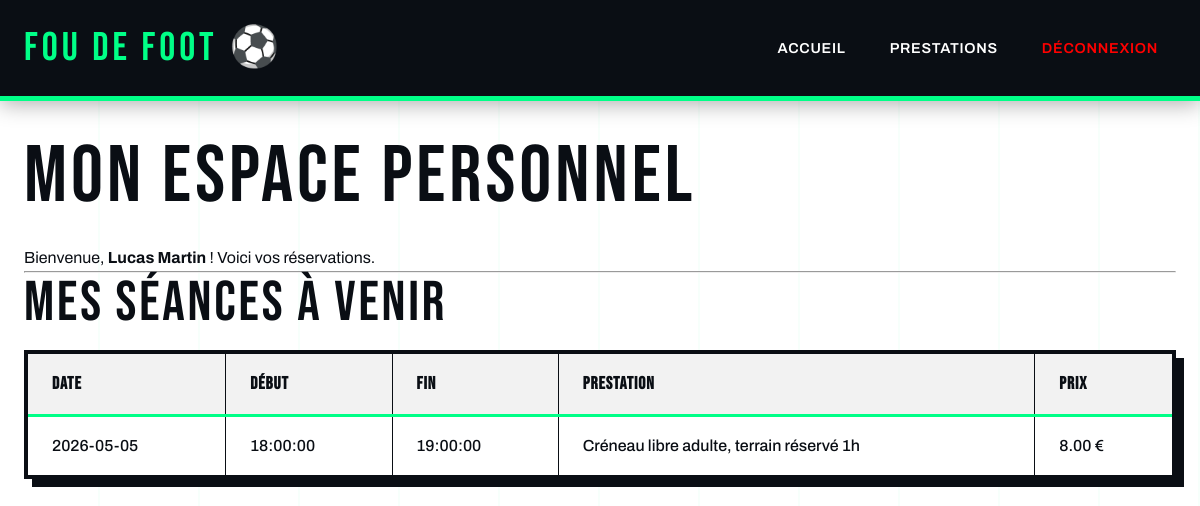
The page /pages/Membre/dashboard.php (signed in) on the database its author committed.
### tables this page shows
CREATE TABLE SEANCE (
    id_seance INT AUTO_INCREMENT PRIMARY KEY,
    date_seance DATE NOT NULL,
    heure_debut TIME NOT NULL,
    heure_fin TIME NOT NULL,
    code_prestation VARCHAR(20),
    CONSTRAINT fk_seance_prestation FOREIGN KEY (code_prestation)
        REFERENCES PRESTATION(code_prestation) ON DELETE CASCADE
);

CREATE TABLE PRESTATION (
    code_prestation VARCHAR(20) PRIMARY KEY,
    description TEXT,
    nb_places_max INT NOT NULL DEFAULT 20,
    prix DECIMAL(8,2) NOT NULL DEFAULT 0,
    age_limite INT DEFAULT 0,
    id_type INT,
    CONSTRAINT fk_prestation_type FOREIGN KEY (id_type)
        REFERENCES TYPE_PRESTATION(id_type) ON DELETE SET NULL
);

### pages/Membre/dashboard.php (the view, shortened to what this page needs)
<?php
require_once '../../database.php';
$id_adherent = $_SESSION['adherent_id'];
$prenom = $_SESSION['prenom'];
$nom = $_SESSION['nom'];
$sql = "SELECT SEANCE.date_seance, SEANCE.heure_debut, SEANCE.heure_fin, PRESTATION.description, PRESTATION.prix
        FROM RESERVATION
        INNER JOIN SEANCE ON RESERVATION.id_seance = SEANCE.id_seance
        INNER JOIN PRESTATION ON SEANCE.code_prestation = PRESTATION.code_prestation
        WHERE RESERVATION.id_adherent = ?
        ORDER BY SEANCE.date_seance ASC";
$requete = $pdo->prepare($sql);
$requete->execute([$id_adherent]);
$reservations = $requete->fetchAll();
?>
<!DOCTYPE html>
<html lang="fr">
<head>
    <link rel="stylesheet" href="../../styles/fdf-modern.css">
</head>
<body>
    <nav>
        <div class="nav-container">
            <a href="../../index.php" class="nav-logo">FOU DE FOOT</a>
            <ul class="nav-links">
                <li><a href="../../index.php">Accueil</a></li>
                <li><a href="../Prestation/prestation.php">Prestations</a></li>
                <li><a href="../Connexion/deconnexion.php" style="color: red;">Déconnexion</a></li>
            </ul>
        </div>
    </nav>
    <div class="container" style="padding-top: 2rem;">
        <h1>Mon Espace Personnel</h1>
        <p>Bienvenue, <strong><?php echo $prenom . ' ' . $nom; ?></strong> ! Voici vos réservations.</p>
        <hr>
        <h2>Mes Séances à venir</h2>
        <?php
        if (count($reservations) == 0) {
        ?>
            <p>Vous n'avez aucune réservation pour le moment.</p>
        <?php
        } else {
        ?>
            <table border="1" cellpadding="10" style="width: 100%; border-collapse: collapse; margin-top: 15px;">
                <tr style="background-color: #f2f2f2;">
                    <th>Date</th>
                    <th>Début</th>
                    <th>Fin</th>
                    <th>Prestation</th>
                    <th>Prix</th>
                </tr>
                <?php foreach ($reservations as $r) { ?>
                <tr>
                    <td><?php echo $r['date_seance']; ?></td>
                    <td><?php echo $r['heure_debut']; ?></td>
                    <td><?php echo $r['heure_fin']; ?></td>
                    <td><?php echo $r['description']; ?></td>
                    <td><?php echo $r['prix']; ?> €</td>
                </tr>
                <?php } ?>
            </table>
        <?php } ?>
    </div>
</body>
</html>

### styles/fdf-modern.css (style rules this page uses)
:root { --vert-terrain: #00FF87; --vert-fonce: #00B359; --noir-profond: #0A0E14; --blanc-pur: #FFFFFF; --gris-beton: #2D3748; --gris-clair: #E2E8F0; --orange-energie: #FF6B35; --jaune-flash: #FFD23F; --rouge-danger: #E53E3E; --font-display: 'Bebas Neue', sans-serif; --font-body: 'Archivo', sans-serif; --spacing-xs: 0.5rem; --spacing-sm: 1rem; --spacing-md: 1.5rem; --spacing-lg: 2.5rem; --spacing-xl: 4rem; --shadow-brutal: 8px 8px 0 var(--noir-profond); --shadow-hover: 12px 12px 0 var(--noir-profond); --transition: all 0.3s cubic-bezier(0.34, 1.56, 0.64, 1); }
*, *::before, *::after { box-sizing: border-box; margin: 0; padding: 0; }
html { scroll-behavior: smooth; }
body { font-family: var(--font-body); background: var(--blanc-pur); color: var(--noir-profond); font-size: 16px; line-height: 1.6; overflow-x: hidden; position: relative; }
body::before { content: ''; position: fixed; top: 0; left: 0; width: 100%; height: 100%; background-image: repeating-linear-gradient(90deg, transparent, transparent 98px, rgba(0,255,135,0.03) 98px, rgba(0,255,135,0.03) 100px); pointer-events: none; z-index: -1; }
h1, h2, h3, h4, h5, h6 { font-family: var(--font-display); font-weight: 400; letter-spacing: 0.05em; line-height: 1.1; text-transform: uppercase; }
h1 { font-size: clamp(2.5rem, 8vw, 5rem); margin-bottom: var(--spacing-md); }
h2 { font-size: clamp(2rem, 6vw, 3.5rem); margin-bottom: var(--spacing-sm); }
p { font-weight: 400; max-width: 65ch; }
strong { font-weight: 700; }
a { position: relative; }
nav { position: sticky; top: 0; background: var(--noir-profond); border-bottom: 5px solid var(--vert-terrain); z-index: 1000; box-shadow: 0 4px 20px rgba(0,0,0,0.3); }
.nav-container { max-width: 1400px; margin: 0 auto; padding: var(--spacing-sm) var(--spacing-md); display: flex; justify-content: space-between; align-items: center; }
.nav-logo { font-family: var(--font-display); font-size: 2.5rem; color: var(--vert-terrain); text-decoration: none; letter-spacing: 0.1em; transition: var(--transition); }
.nav-logo::after { content: '⚽'; margin-left: 0.3em; display: inline-block; animation: rotate 3s linear infinite; }
.nav-links { display: flex; gap: var(--spacing-xs); list-style: none; align-items: center; }
.nav-links a { color: var(--blanc-pur); text-decoration: none; padding: var(--spacing-xs) var(--spacing-sm); font-weight: 600; text-transform: uppercase; font-size: 0.9rem; letter-spacing: 0.05em; position: relative; transition: var(--transition); border: 2px solid transparent; }
.nav-links a::before { content: ''; position: absolute; bottom: 0; left: 50%; width: 0; height: 3px; background: var(--vert-terrain); transition: var(--transition); transform: translateX(-50%); }
.container { max-width: 1400px; margin: 0 auto; padding: var(--spacing-xl) var(--spacing-md); }
table { width: 100%; border-collapse: separate; border-spacing: 0; border: 4px solid var(--noir-profond); background: var(--blanc-pur); box-shadow: var(--shadow-brutal); }
th { padding: var(--spacing-sm) var(--spacing-md); text-align: left; font-family: var(--font-display); font-size: 1.1rem; text-transform: uppercase; letter-spacing: 0.05em; border-bottom: 3px solid var(--vert-terrain); }
td { padding: var(--spacing-sm) var(--spacing-md); border-bottom: 2px solid var(--gris-clair); font-weight: 500; }
tbody tr { transition: var(--transition); }
tbody tr:last-child td { border-bottom: none; }

### rows shown on the page
seance: date_seance "2026-05-05", heure_debut "18:00:00", heure_fin "19:00:00", code_prestation.description "Créneau libre adulte, terrain réservé 1h", code_prestation.prix "8.00"

### other values the page prints
$prenom "Lucas"
$nom "Martin"
